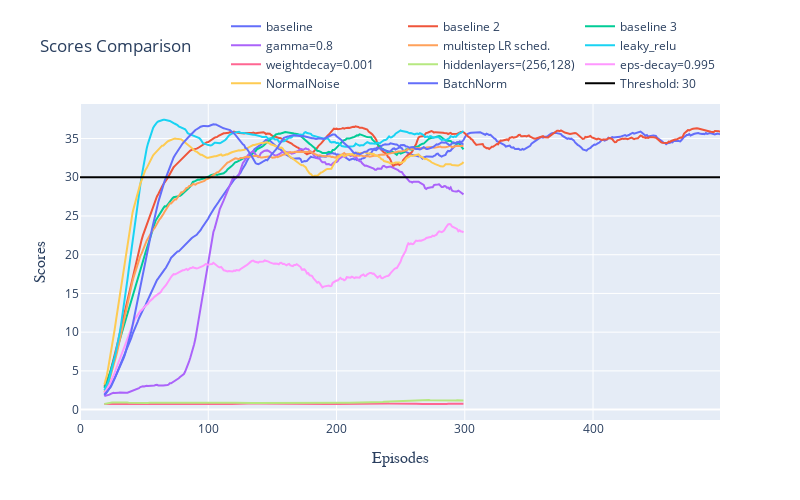

Write notebook code for a chart like this one.
### Code cell
selected_indexes = [5, 6, #7, 
                    9, 10, 11,
                   12, 13, 14, 15, 16, 17
                   ]
names = {5: "baseline",
         6: "baseline 2",
         9: "baseline 3",
         7: "(50,30,15)/(50, 30)(30, 15), LR1e-4",
         10: "gamma=0.8",
         11: "multistep LR sched.",
         12: "leaky_relu",
         13: "weightdecay=0.001",
         16: "NormalNoise",
         17: "BatchNorm",
         14: "hiddenlayers=(256,128)",
         15: "eps-decay=0.995"
        }
# Create figure with secondary y-axis
fig = make_subplots(rows=1, cols=1, shared_xaxes=True)

for i, row in df.loc[selected_indexes, :].iterrows():
    if type(row["training_scores"]) is list:
        scores = np.array(row["training_scores"])
        scores = np.mean(scores, axis=1)
        x = list(range(len(scores)))
        y = list(pd.Series(scores))
        y2 = list(pd.Series(scores).rolling(20).mean())
        y3 = list(pd.Series(scores).rolling(100).mean())

        name = names[i]
        name2 = name#+ " RM20"
#        name3 = "Rolling mean (sz=100)"
        #fig.add_trace(
        #    go.Scatter(x=x, y=y,
        #               name=name,), row=1, col=1) #line=dict(shape='hv'))

        fig.add_trace(
            go.Scatter(x=x, y=y2,
                       name=name2,), row=1, col=1) #line=dict(shape='hv'))

#        fig.add_trace(
#            go.Scatter(x=x, y=y3,
#                       name=name3,), row=1, col=1) #line=dict(shape='hv'))

x = list(range(500))
threshold = [30,] * 500
fig.add_trace(
    go.Scatter(x=x, y=threshold,
               name="Threshold: 30", line_color="black"), row=1, col=1) #line=dict(shape='hv'))

fig.update_yaxes(title_text="Scores", row=1, col=1, title_font=dict(size=16, family='Courier'))
fig.update_xaxes(title_text="Episodes", row=1, col=1, title_font=dict(size=16, family='Courier'))


# Set title
fig.update_layout(
    title="Scores Comparison",
    height=500,
    width=800,
    legend=dict(
        orientation="h",
        yanchor="bottom",
        y=1.02,
        xanchor="right",
        x=1)
)

fig.show()

### Figure 1 — Plotly figure (JSON) as saved in the notebook; plotly's stock layout.template omitted (floating-point values rounded to 4 significant figures; data arrays with more than 128 entries replaced by an {"elided": "..."} marker saying what was removed)
{"data": [{"name": "baseline", "type": "scatter", "x": {"elided": "500 int values"}, "xaxis": "x", "y": {"elided": "500 float values"}, "yaxis": "y"}, {"name": "baseline 2", "type": "scatter", "x": {"elided": "500 int values"}, "xaxis": "x", "y": {"elided": "500 float values"}, "yaxis": "y"}, {"name": "baseline 3", "type": "scatter", "x": {"elided": "300 int values"}, "xaxis": "x", "y": {"elided": "300 float values"}, "yaxis": "y"}, {"name": "gamma=0.8", "type": "scatter", "x": {"elided": "300 int values"}, "xaxis": "x", "y": {"elided": "300 float values"}, "yaxis": "y"}, {"name": "multistep LR sched.", "type": "scatter", "x": {"elided": "300 int values"}, "xaxis": "x", "y": {"elided": "300 float values"}, "yaxis": "y"}, {"name": "leaky_relu", "type": "scatter", "x": {"elided": "300 int values"}, "xaxis": "x", "y": {"elided": "300 float values"}, "yaxis": "y"}, {"name": "weightdecay=0.001", "type": "scatter", "x": {"elided": "300 int values"}, "xaxis": "x", "y": {"elided": "300 float values"}, "yaxis": "y"}, {"name": "hiddenlayers=(256,128)", "type": "scatter", "x": {"elided": "300 int values"}, "xaxis": "x", "y": {"elided": "300 float values"}, "yaxis": "y"}, {"name": "eps-decay=0.995", "type": "scatter", "x": {"elided": "300 int values"}, "xaxis": "x", "y": {"elided": "300 float values"}, "yaxis": "y"}, {"name": "NormalNoise", "type": "scatter", "x": {"elided": "300 int values"}, "xaxis": "x", "y": {"elided": "300 float values"}, "yaxis": "y"}, {"name": "BatchNorm", "type": "scatter", "x": {"elided": "300 int values"}, "xaxis": "x", "y": {"elided": "300 float values"}, "yaxis": "y"}, {"line": {"color": "black"}, "name": "Threshold: 30", "type": "scatter", "x": {"elided": "500 int values"}, "xaxis": "x", "y": {"elided": "500 int values"}, "yaxis": "y"}], "layout": {"height": 500, "legend": {"orientation": "h", "x": 1, "xanchor": "right", "y": 1.02, "yanchor": "bottom"}, "title": {"text": "Scores Comparison"}, "width": 800, "xaxis": {"anchor": "y", "domain": [0, 1], "title": {"font": {"family": "Courier", "size": 16}, "text": "Episodes"}}, "yaxis": {"anchor": "x", "domain": [0, 1], "title": {"font": {"family": "Courier", "size": 16}, "text": "Scores"}}}}
